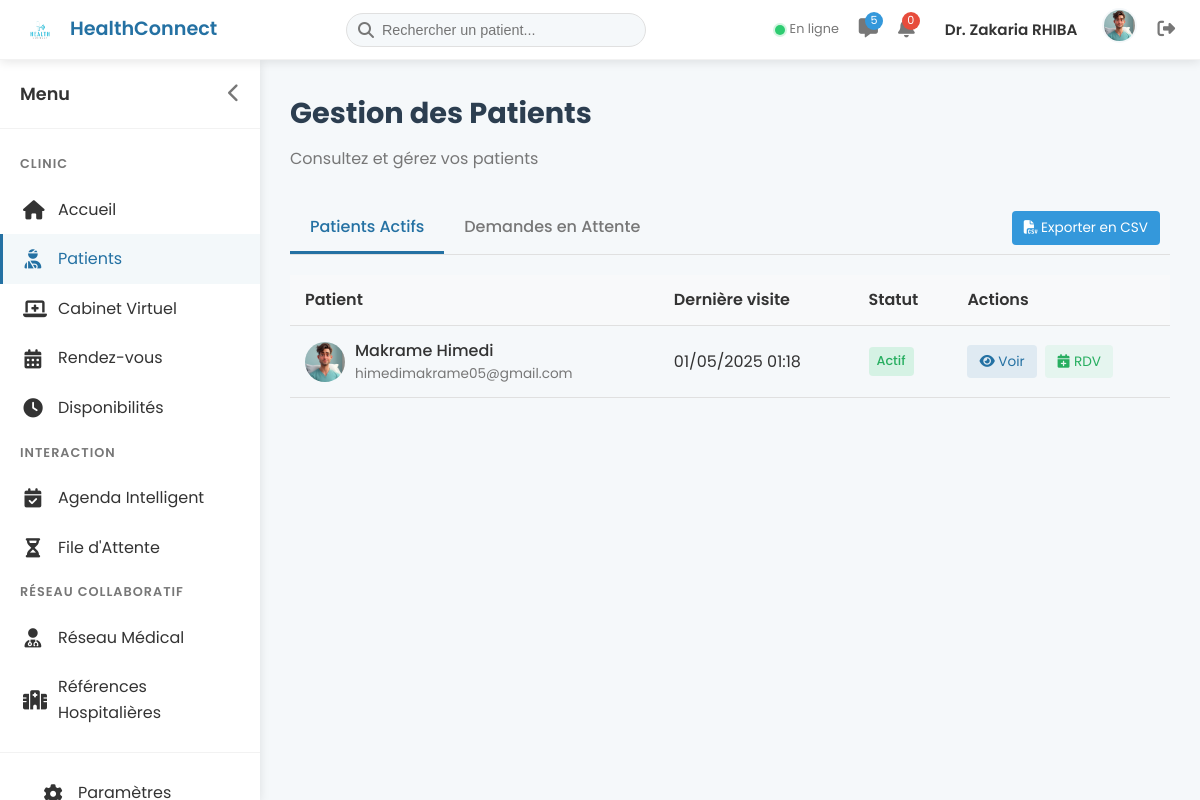
The app's page /doctor/patients (signed in) with its own data.
### models.py (models this page shows, shortened)
class User(db.Model, UserMixin):
    id = db.Column(db.Integer, primary_key=True)
    email = db.Column(db.String(120), unique=True, nullable=False)
    password_hash = db.Column(db.String(128), nullable=False)
    first_name = db.Column(db.String(50), nullable=False)
    last_name = db.Column(db.String(50), nullable=False)
    role = db.Column(db.String(10), nullable=False)  # 'patient' or 'doctor'
    created_at = db.Column(db.DateTime, default=get_current_time_naive)
    patient = db.relationship('Patient', backref='user', uselist=False, cascade='all, delete-orphan')
    doctor = db.relationship('Doctor', backref='user', uselist=False, cascade='all, delete-orphan')

class Doctor(db.Model):
    id = db.Column(db.Integer, primary_key=True)
    user_id = db.Column(db.Integer, db.ForeignKey('user.id'), nullable=False)
    speciality = db.Column(db.String(100), nullable=True)
    secondary_speciality = db.Column(db.String(100), nullable=True)
    license_number = db.Column(db.String(50), nullable=True)
    years_experience = db.Column(db.Integer, nullable=True)
    education = db.Column(db.Text, nullable=True)
    bio = db.Column(db.Text, nullable=True)
    consultation_fee = db.Column(db.Float, nullable=True)
    phone = db.Column(db.String(20), nullable=True)
    address = db.Column(db.String(200), nullable=True)
    languages = db.Column(db.String(200), nullable=True)  # Comma-separated list of languages
    profile_picture = db.Column(db.String(200), nullable=True)  # Path to profile picture
    document_path = db.Column(db.String(200), nullable=True)  # Path to uploaded documents
    status = db.Column(db.String(20), default='pending')  # pending, approved, rejected
    rejection_reason = db.Column(db.Text, nullable=True)  # Reason for rejection if status is 'rejected'
    verified_at = db.Column(db.DateTime, nullable=True)  # When the doctor was verified
    practice_location = db.Column(db.String(200), nullable=True)
    previous_positions = db.Column(db.Text, nullable=True)
    linkedin = db.Column(db.String(200), nullable=True)
    website = db.Column(db.String(200), nullable=True)
    available_days = db.Column(db.String(100), nullable=True)  # Jours disponibles (format: "1,2,3,4,5")
    available_hours = db.Column(db.String(200), nullable=True)  # Heures disponibles (format: "9-12,14-17")
    video_consultation = db.Column(db.Boolean, default=True)
    email_notifications = db.Column(db.Boolean, default=True)
    sms_notifications = db.Column(db.Boolean, default=False)
    do_not_disturb = db.Column(db.Boolean, default=False)
    appointments = db.relationship('Appointment', backref='doctor', lazy='dynamic',
                                  foreign_keys='Appointment.doctor_id', cascade='all, delete-orphan')
    prescriptions = db.relationship('Prescription', backref='doctor', lazy='dynamic', cascade='all, delete-orphan')

class Patient(db.Model):
    id = db.Column(db.Integer, primary_key=True)
    user_id = db.Column(db.Integer, db.ForeignKey('user.id'), nullable=False)
    birth_date = db.Column(db.Date, nullable=True)
    gender = db.Column(db.String(10), nullable=True)  # male, female, other
    phone = db.Column(db.String(20), nullable=True)
    address = db.Column(db.String(200), nullable=True)
    id_number = db.Column(db.String(50), nullable=True)  # National ID or patient ID
    insurance = db.Column(db.String(100), nullable=True)
    blood_type = db.Column(db.String(5), nullable=True)  # A+, B-, etc.
    allergies = db.Column(db.Text, nullable=True)
    chronic_diseases = db.Column(db.Text, nullable=True)
    current_medications = db.Column(db.Text, nullable=True)
    emergency_contact_name = db.Column(db.String(100), nullable=True)
    emergency_contact_phone = db.Column(db.String(20), nullable=True)
    social_security_number = db.Column(db.String(50), nullable=True)
    profile_picture = db.Column(db.String(200), nullable=True)  # Path to profile picture
    appointments = db.relationship('Appointment', backref='patient', lazy='dynamic',
                                  foreign_keys='Appointment.patient_id', cascade='all, delete-orphan')
    prescriptions = db.relationship('Prescription', backref='patient', lazy='dynamic', cascade='all, delete-orphan')

### routes/doctor.py (the view, shortened to what this page needs)
@doctor_bp.route('/patients')
@login_required
def patients():
    if current_user.role != 'doctor':
        flash('Access denied. You must be a doctor to view this page.', 'danger')
        return redirect(url_for('index'))
    from sqlalchemy import func, and_
    active_patients_with_first_appointment = db.session.query(
        Patient,
        func.min(Appointment.date_time).label('first_appointment_date')
    ).join(
        Appointment,
        and_(
            Appointment.patient_id == Patient.id,
            Appointment.doctor_id == current_user.doctor.id,
            Appointment.status.in_(['accepted', 'completed'])
        )
    ).group_by(Patient.id).all()
    active_patients = []
    for patient, first_appointment_date in active_patients_with_first_appointment:
        last_appointment = Appointment.query.filter(
            Appointment.patient_id == patient.id,
            Appointment.doctor_id == current_user.doctor.id,
            Appointment.status.in_(['accepted', 'completed'])
        ).order_by(Appointment.date_time.desc()).first()
        patient.first_visit = first_appointment_date
        patient.last_visit = last_appointment.date_time if last_appointment else None
        active_patients.append(patient)
    pending_patients = Patient.query.join(Appointment).filter(
        Appointment.doctor_id == current_user.doctor.id,
        Appointment.status == 'pending'
    ).distinct().all()
    return render_template('doctor/patients.html',
                          active_patients=active_patients,
                          pending_patients=pending_patients)

### templates/doctor/patients.html (shortened to what this page needs)
{% extends 'dashboard_base.html' %}
{% block extra_css %}
<link rel="stylesheet" href="{{ url_for('static', filename='css/doctor/dashboard.css') }}">
{% endblock %}
{% block content %}
{% include 'doctor/partials/header.html' %}
<div class="dashboard-container">
    <div id="sidebar" class="sidebar">
        <div class="sidebar-header">
            <span class="sidebar-title">Menu</span>
            <button id="sidebar-toggle" class="sidebar-toggle">
                <i class="fas fa-chevron-left"></i>
            </button>
        </div>
        <div class="sidebar-menu">
            <div class="menu-category">CLINIC</div>
            <a href="{{ url_for('doctor.dashboard') }}" class="menu-item">
                <i class="fas fa-home"></i>
                <span class="menu-text">Accueil</span>
            </a>
            <a href="{{ url_for('doctor.patients') }}" class="menu-item active">
                <i class="fas fa-user-injured"></i>
                <span class="menu-text">Patients</span>
            </a>
            <a href="{{ url_for('doctor.virtual_office') }}" class="menu-item">
                <i class="fas fa-laptop-medical"></i>
                <span class="menu-text">Cabinet Virtuel</span>
            </a>
            <a href="{{ url_for('doctor.appointments') }}" class="menu-item">
                <i class="fas fa-calendar-alt"></i>
                <span class="menu-text">Rendez-vous</span>
            </a>
            <a href="{{ url_for('doctor.availability') }}" class="menu-item">
                <i class="fas fa-clock"></i>
                <span class="menu-text">Disponibilités</span>
            </a>
            <div class="menu-category">INTERACTION</div>
            <a href="{{ url_for('doctor.smart_agenda') }}" class="menu-item">
                <i class="fas fa-calendar-check"></i>
                <span class="menu-text">Agenda Intelligent</span>
            </a>
            <a href="{{ url_for('doctor.waiting_room') }}" class="menu-item">
                <i class="fas fa-hourglass-half"></i>
                <span class="menu-text">File d'Attente</span>
            </a>
            <div class="menu-category">RÉSEAU COLLABORATIF</div>
            <a href="{{ url_for('doctor.medical_network') }}" class="menu-item">
                <i class="fas fa-user-md"></i>
                <span class="menu-text">Réseau Médical</span>
            </a>
            <a href="{{ url_for('doctor.hospital_references') }}" class="menu-item">
                <i class="fas fa-hospital"></i>
                <span class="menu-text">Références Hospitalières</span>
            </a>
        </div>
        <div class="sidebar-footer">
            <a href="{{ url_for('doctor.settings') }}" class="menu-item">
                <i class="fas fa-cog"></i>
                <span class="menu-text">Paramètres</span>
            </a>
        </div>
    </div>
    <div id="main-content" class="main-content">
        <div class="page-header">
            <h1 class="page-title">Gestion des Patients</h1>
            <p class="page-subtitle">Consultez et gérez vos patients</p>
        </div>
        <div class="dashboard-content">
            <div class="patients-tabs" style="display: flex; justify-content: space-between; align-items: center;">
                <div style="display: flex;">
                    <div class="tab-item active" data-tab="active-patients">Patients Actifs</div>
                    <div class="tab-item" data-tab="pending-patients">Demandes en Attente</div>
                </div>
                <a href="{{ url_for('doctor.export_patients_csv') }}" class="btn-action" style="font-size: 0.85rem; background-color: #3498db; color: white; margin-right: 10px;">
                    <i class="fas fa-file-csv"></i> Exporter en CSV
                </a>
            </div>
            <div id="active-patients" class="tab-content active">
                {% if active_patients %}
                <table class="patients-table">
                    <thead>
                        <tr>
                            <th>Patient</th>
                            <th>Dernière visite</th>
                            <th>Statut</th>
                            <th>Actions</th>
                        </tr>
                    </thead>
                    <tbody>
                        {% for patient in active_patients %}
                        <tr class="patient-row" data-patient-id="{{ patient.id }}">
                            <td>
                                <div class="patient-info">
                                    <div class="patient-avatar">
                                        {% if patient.profile_picture %}
                                            <img src="{{ url_for('static', filename=patient.profile_picture) }}" alt="Patient">
                                        {% else %}
                                            <img src="{{ url_for('static', filename='images/default-avatar.png') }}" alt="Patient">
                                        {% endif %}
                                    </div>
                                    <div>
                                        <div class="patient-name">{{ patient.user.first_name }} {{ patient.user.last_name }}</div>
                                        <div class="patient-email">{{ patient.user.email }}</div>
                                    </div>
                                </div>
                            </td>
                            <td>
                                {% if patient.last_visit %}
                                    {{ patient.last_visit.strftime('%d/%m/%Y %H:%M') }}
                                {% else %}
                                    Jamais
                                {% endif %}
                            </td>
                            <td><span class="status-badge status-active">Actif</span></td>
                            <td>
                                <div class="action-buttons">
                                    <a href="{{ url_for('doctor.patient_details', patient_id=patient.id) }}" class="btn-action btn-view">
                                        <i class="fas fa-eye"></i> Voir
                                    </a>
                                    <a href="{{ url_for('doctor.schedule_appointment', patient_id=patient.id) }}" class="btn-action btn-accept">
                                        <i class="fas fa-calendar-plus"></i> RDV
                                    </a>
                                </div>
                            </td>
                        </tr>
                        {% endfor %}
                    </tbody>
                </table>
                {% else %}
                <div class="empty-state">
                    <i class="fas fa-user-friends"></i>
                    <p>Vous n'avez pas encore de patients actifs</p>
                </div>
                {% endif %}
            </div>
        </div>
    </div>
</div>
{% endblock %}

### templates/doctor/partials/header.html (shortened to what this page needs)
<div class="topbar">
    <div class="topbar-logo">
        <a href="{{ url_for('doctor.dashboard') }}" class="logo-link">
            <img src="{{ url_for('static', filename='images/logo.png') }}" alt="HealthConnect Logo">
            <span>HealthConnect</span>
        </a>
    </div>
    <div class="topbar-search">
        <i class="fas fa-search"></i>
        <input type="text" placeholder="Rechercher un patient...">
    </div>
    <div class="topbar-actions">
        <div class="doctor-status">
            <span class="status-indicator status-online"></span>
            <span class="status-text">En ligne</span>
        </div>
        <div class="topbar-messages">
            <span class="messages-badge">5</span>
        </div>
        <div class="topbar-notification" id="notification-toggle">
            <span class="notification-badge">0</span>
        </div>
        <div class="doctor-profile-simple">
            <a href="{{ url_for('doctor.profile') }}" class="profile-link">
                <span class="doctor-name">Dr. {{ current_user.first_name }} {{ current_user.last_name }}</span>
            </a>
            <a href="{{ url_for('doctor.profile') }}" class="avatar-link">
                {% if current_user.doctor.profile_picture %}
                    <img src="{{ url_for('static', filename=current_user.doctor.profile_picture.replace('\\', '/')) }}" alt="Avatar" class="doctor-avatar-img">
                {% else %}
                    <img src="{{ url_for('static', filename='images/default-avatar.png') }}" alt="Avatar" class="doctor-avatar-img">
                {% endif %}
            </a>
            <a href="{{ url_for('auth.logout') }}" class="logout-link">
                <i class="fas fa-sign-out-alt"></i>
            </a>
        </div>
    </div>
</div>

### records on screen
User: first_name "Zakaria", last_name "RHIBA"
Doctor: profile_picture (picture)
Patient: profile_picture (picture), user.first_name "Makrame", user.last_name "Himedi", user.email "himedimakrame05@gmail.com", last_visit "01/05/2025 01:18"
